Frame 1 (no input): blank canvas, image omitted
Frame 60 (no input): blank canvas, image omitted
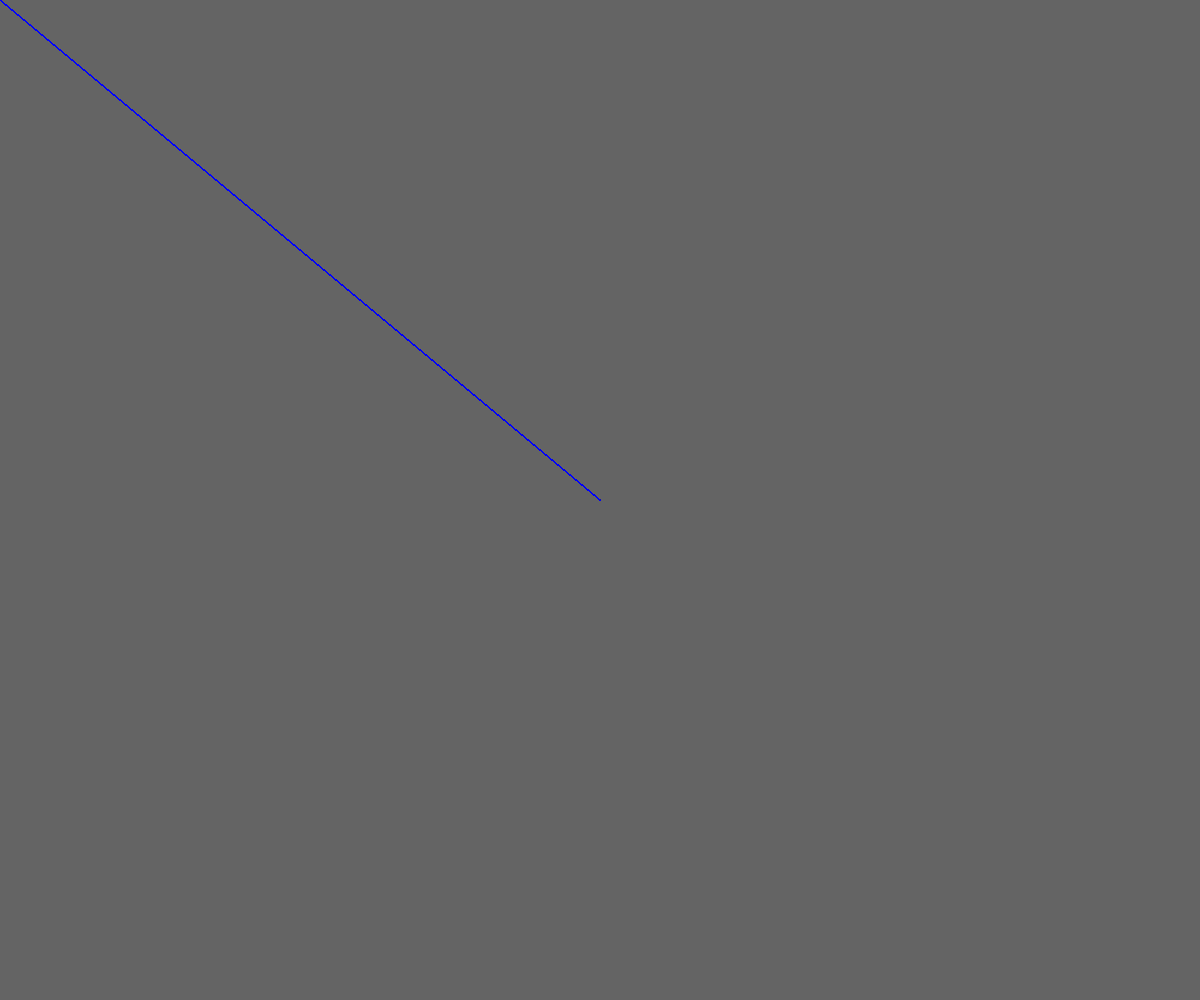
Frame 120 (the mouse pressed at the canvas centre since frame 60)

The p5.js sketch whose frames 1 and 60 were blank and that drew this single picture after the mouse press (run headless with seeded random() and noise() and a simulated clock; from frame 60 on, the mouse is pressed at the canvas centre):

// p5.js sketch
// ── sketch.js
function setup() {
  createCanvas(windowWidth, windowHeight);
  background(100);

  noStroke();
  stroke(0, 0, 255);
}

function draw() {
  line(0, 0, mouseX, mouseY);
  
}
